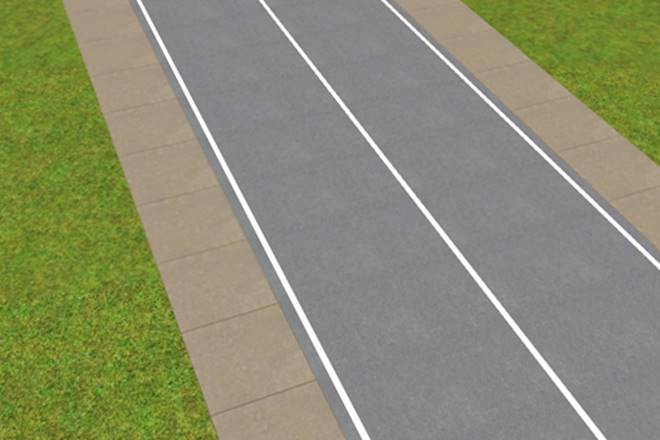
//> input picture odev/white-line.jpg, 660 x 440 px
$ ./main   (built with g++ and OpenCV 4)
//> lines starting //> are read from the running program, lines starting //| are printed output that depends on the picture; after the words box and inside, x2 and y2 are one past the last pixel; in counts of white or black regions, pixels touching at a corner belong together

#include "opencv2/imgcodecs.hpp"
#include "opencv2/highgui.hpp"
#include "opencv2/imgproc.hpp"
#include <iostream>
using namespace cv;
using namespace std;
Mat src_gray;
int thresh = 100;
RNG rng(0);
const int max_thresh = 250;
const char* source_window = "Canndy";
void thresh_callback(int, void* );
int main(  )
{

    Mat src=imread("/home/masumpanda/CLionProjects/odev/white-line.jpg");
//> src is the input picture: 440 rows x 660 cols, CV_8UC3; mean B, G, R 113, 140.2, 138
    cvtColor( src, src_gray, COLOR_BGR2GRAY );
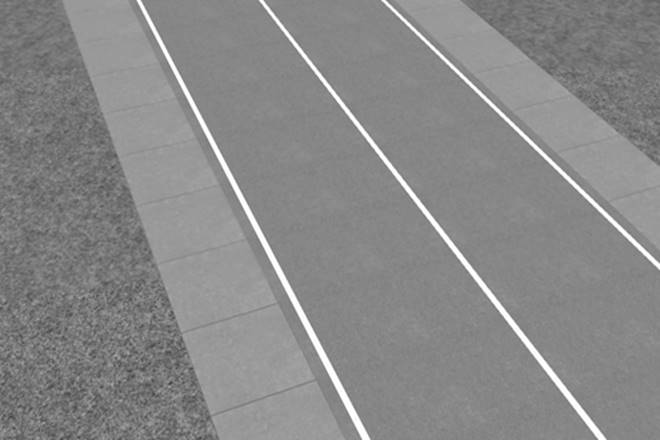
//> src_gray: 440 rows x 660 cols, CV_8UC1; min 63, max 255, mean 136.4
    blur( src_gray, src_gray, Size(3,3) );
    namedWindow( source_window );
    imshow( source_window, src );
    createTrackbar( "C1", source_window, &thresh, max_thresh, thresh_callback );
    thresh_callback( 0, 0 );
    waitKey();
    return 0;
}
void thresh_callback(int, void* )
{
    Mat canny_output;
    Canny( src_gray, canny_output, thresh, thresh*2 );
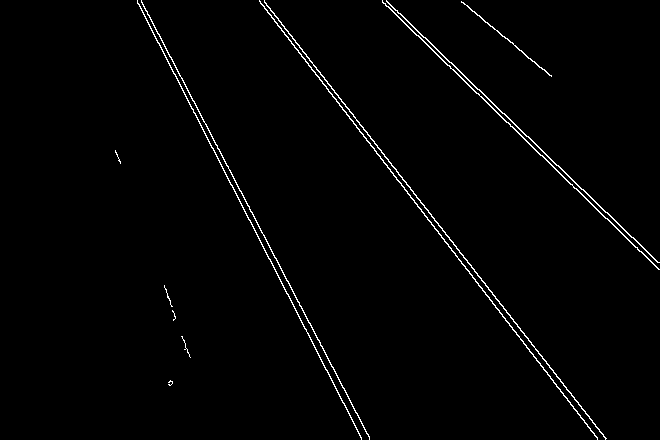
//> canny_output: 440 rows x 660 cols, CV_8UC1; 1.5% white in thin lines or dots, all inside (x1, y1, x2, y2) = (115, 0, 660, 440)
    imshow("canny",canny_output);
    vector<vector<Point> > contours;
    findContours( canny_output, contours, RETR_TREE, CHAIN_APPROX_SIMPLE );
//> contours = 12 contours, 5 with area under 20; largest, box (x1, y1, x2, y2) and area: (264, 0, 607, 440) 339, (259, 0, 598, 440) 336, (386, 0, 660, 263) 260, (382, 0, 660, 270) 259, (141, 0, 370, 440) 224, (137, 0, 362, 440) 223, (461, 1, 552, 77) 70
    vector<vector<Point> > contours_poly( contours.size() );
//> contours_poly = 12 empty contours
    vector<Point2f>centers( contours.size() );
    vector<float>radius( contours.size() );
    for( size_t i = 0; i < contours.size(); i++ )
    {
        approxPolyDP( contours[i], contours_poly[i], 3, true );
        minEnclosingCircle( contours_poly[i], centers[i], radius[i] );
    }
//> this loop made 12 passes
    Mat drawing = Mat::zeros( canny_output.size(), CV_8UC3 );
    for( size_t i = 0; i< contours.size(); i++ )
    {

        Scalar color = Scalar( rng.uniform(0, 175), rng.uniform(210,256), rng.uniform(22,256) );
        drawContours( drawing, contours_poly, (int)i, color );
        circle( drawing, centers[i], 6, color, 1 );
    }
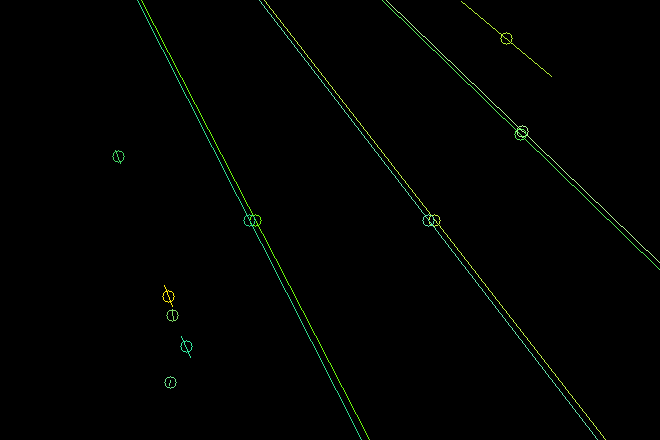
//> drawing: 440 rows x 660 cols, CV_8UC3; mean B, G, R 1, 2.3, 1.2
    imshow( "Contours", drawing );
}
